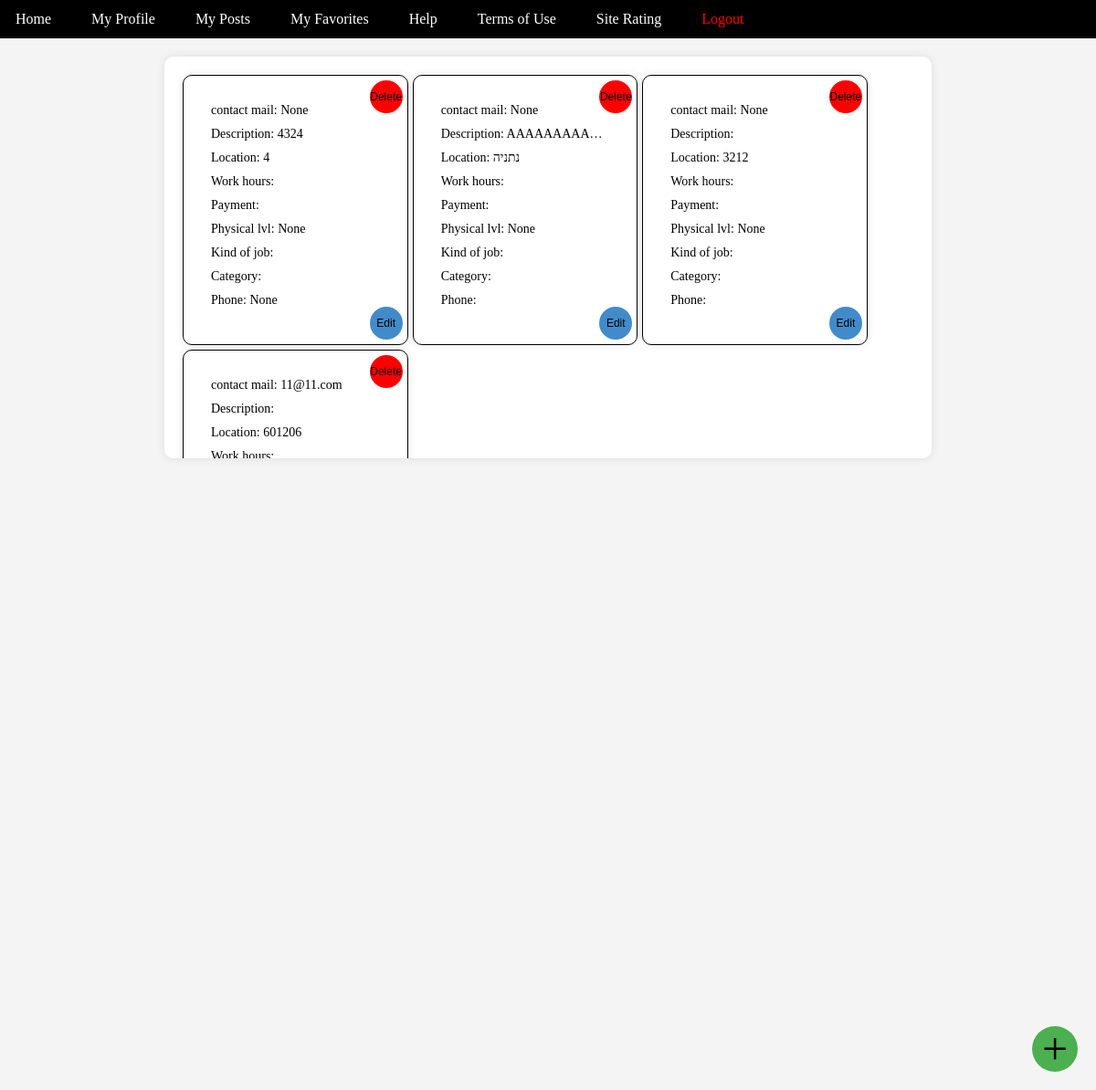
The page /myposts/ (signed in) on the database its author committed.
### posts/models.py (models this page shows)
class Post(models.Model):
    mail = models.EmailField(null=True, blank=True)
    description = models.TextField(null=True, blank=True)
    location = models.TextField(null=True, blank=True)
    payment = models.TextField(null=True, blank=True)
    work_hours = models.TextField(null=True, blank=True)
    phys_lvl = models.IntegerField(null=True, blank=True)
    kind_of_job = models.TextField(null=True, blank=True)
    category = models.TextField(null=True, blank=True)
    phone = models.TextField(null=True, blank=True)

### project/views.py (the view)
# urls.py: path('myposts/', views.myposts, name="myposts"),
def myposts(request):
    global_user_id = request.session.get('global_user_id')
    if global_user_id:
        user = User.objects.get(id=global_user_id)
        my_post_ids = user.my_posts  # List of post IDs belonging to the user
        filtered_posts = Post.objects.filter(id__in=my_post_ids)
        my_posts_count = len(filtered_posts)
        context = {'posts': filtered_posts, 'open_posts_count': my_posts_count}
        return render(request, 'posts.html', context)
    else:
        return JsonResponse({'error': 'User not logged in'}, status=401)

### templates/posts.html (shortened to what this page needs)
<!DOCTYPE html>
<html lang="en">
<head>
</head>
<body>
{% extends 'toolbar.html' %}
{% block content %}
<div class="posts-container">
  <div class="posts">
    {% for post in posts %}
      <div class="post" data-description="{{ post.description }}" data-location="{{ post.location }}" data-work_hours="{{ post.work_hours }}" data-phys_lvl="{{ post.phys_lvl }}" data-kind_of_job="{{ post.kind_of_job }}" data-category="{{ post.category }}" data-phone="{{ post.phone }}">
          <div class="post-content">
              <div class="post-info">contact mail: {{ post.mail}}</div>
              <div class="post-info">Description: {{ post.description }}</div>
              <div class="post-info">Location: {{ post.location }}</div>
              <div class="post-info">Work hours: {{ post.work_hours }}</div>
              <div class="post-info">Payment: {{ post.payment }}</div>
              <div class="post-info">Physical lvl: {{ post.phys_lvl }}</div>
              <div class="post-info">Kind of job: {{ post.kind_of_job }}</div>
              <div class="post-info">Category: {{ post.category }}</div>
              <div class="post-info">Phone: {{ post.phone }}</div>
              <button class="remove-button" onclick="removePost(event)" data-post-id="{{ post.id }}">Delete</button>
              <button class="edit-button" onclick="editPost(event)" data-post-id="{{ post.id }}">Edit</button>
          </div>
      </div>
    {% endfor %}
  </div>
</div>
<h href="{% url 'create_post' %}" class="create-post-button" onclick="checkOpenPosts()">+</h>
</body>
</html>
{% endblock %}

### templates/posts.html (style rules this page uses)
body { font-family: Arial, sans-serif; margin: 0; padding: 0; background-color: #f8f8f8; }
.posts-container { max-width: 800px; margin: 20px auto; padding: 20px; background-color: #fff; border-radius: 10px; box-shadow: 0 0 10px rgba(0, 0, 0, 0.1); }
.posts { display: flex; flex-wrap: wrap; gap: 20px; }
.post { position: relative; width: calc(33.33% - 20px); border: 1px solid #ddd; border-radius: 10px; overflow: hidden; box-shadow: 0 0 10px rgba(0, 0, 0, 0.1); }
.post-content { padding: 20px; font-size: 14px; }
.post-info { margin-bottom: 10px; overflow: hidden; white-space: nowrap; text-overflow: ellipsis; }
.remove-button { position: absolute; top: 5px; right: 5px; background-color: red; color: black; border: none; border-radius: 50%; width: 36px; height: 36px; font-size: 12px; cursor: pointer; display: flex; justify-content: center; align-items: center; }
.edit-button { position: absolute; bottom: 5px; right: 5px; background-color: #428bca; color: #11111; border: none; border-radius: 50%; width: 36px; height: 36px; font-size: 12px; cursor: pointer; display: flex; justify-content: center; align-items: center; }
.create-post-button { position: fixed; bottom: 20px; right: 20px; background-color: #4caf50; color: black; border: none; border-radius: 50%; width: 50px; height: 50px; font-size: 50px; cursor: pointer; display: flex; justify-content: center; align-items: center; }

### templates/toolbar.html (style rules this page uses)
body { font-family: Copperplate; margin: 0; padding: 0; box-sizing: border-box; background-color: #f4f4f4; }
.posts-container { max-height: 400px; overflow-y: auto; }
.posts { display: flex; flex-wrap: wrap; gap: 5px; }
.post { width: calc(33.33% - 20px); border: 1px solid black; padding: 10px; box-sizing: border-box; position: relative; }
.post-content { font-size: 14px; }

### rows shown on the page
Post: mail "None", description "4324", location "4", phys_lvl "None", phone "None"
Post: mail "None", description "AAAAAAAAA…", location "נתניה", phys_lvl "None"
Post: mail "None", location "3212", phys_lvl "None"
Post: mail "11@11.com", location "601206"
